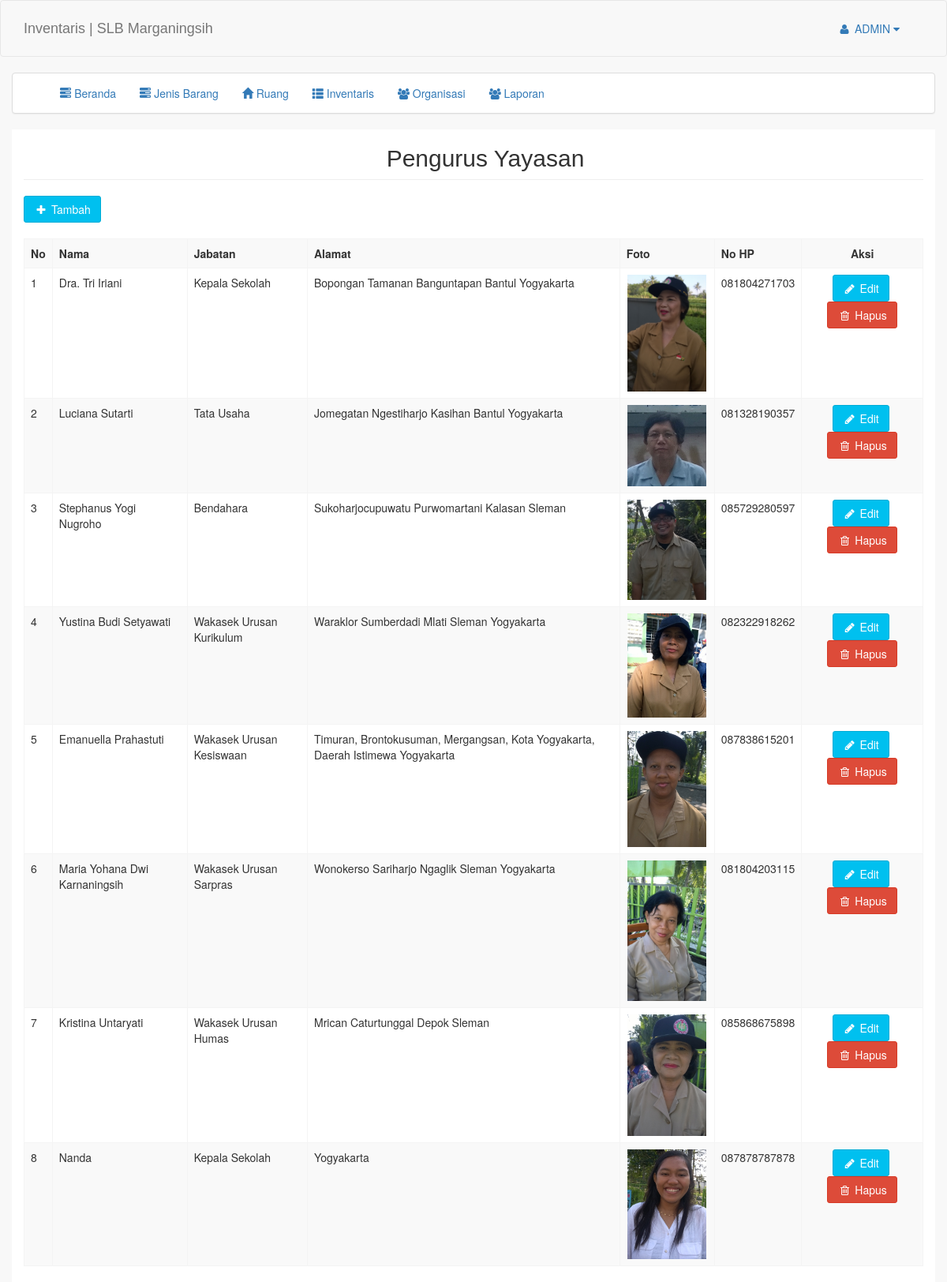
Screenshot of /index.php?pg=organisasi_yayasan (signed in) with the database file from the repository.
### tables this page shows
CREATE TABLE `tb_organisasi` (
  `id` int(11) NOT NULL,
  `nama` varchar(100) DEFAULT NULL,
  `jabatan` varchar(50) DEFAULT NULL,
  `struktural` varchar(50) DEFAULT NULL,
  `alamat` varchar(200) DEFAULT NULL,
  `pict` varchar(100) DEFAULT NULL,
  `no_hp` varchar(20) DEFAULT NULL,
  `aktif` int(11) NOT NULL DEFAULT '0'
);

### pages/organisasi/organisasi_yayasan.php (the view, shortened to what this page needs)
<div class="container text-center">
	<h2>Pengurus Yayasan</h2>
</div>
<?php
	include 'koneksi.php';
	$query = 'SELECT * FROM tb_organisasi';
	$q = mysqli_query($conn, $query);
?>
<div class="row">
	<?php if ($_SESSION['username']=="admin") {?>
	    <div class="container">
	        <hr style="margin-top: 0px; ">
	    </div>
	    <div class="container">
        	<div class="pull-left" style="padding-bottom: 20px"><a class="btn btn-info" href="?pg=organisasi_form"><i class="fa fa-plus fa-fw"></i> Tambah</a></div>
    	</div>
	    <div class="container">
	        <table class="table table-bordered table-responsive table-striped">
	          <tr>
	            <th>No</th>
	            <th>Nama</th>
	            <th>Jabatan</th>
	            <th>Alamat</th>
	            <th>Foto</th>
	            <th>No HP</th>
	            <th class="text-center">Aksi</th>
	          </tr>
	        <?php
	        while ($data=mysqli_fetch_assoc($q)){
	        $i++;?>
	          <tr>
	            <td><?=$i?></td>
	            <td><?=$data["nama"]?></td>
	            <td><?=$data["jabatan"]?></td>
	            <td><?=$data["alamat"]?></td>
	            <td style="width:120px" class="text-center"><img style="width:100px" src="<?="./images/anggota/".$data["pict"]?>" style=""></td>
	            <td><?=$data["no_hp"]?></td>
	            <td class="text-center"><a class="btn btn-info" href="?pg=organisasi_form&act=edit&id=<?=$data["id"]?>"><i class="fa fa-pencil fa-fw"></i> Edit</a><a class="btn btn-danger" href="?pg=organisasi_hapus&id=<?=$data["id"]?>"><i class="fa fa-trash-o fa-fw"></i> Hapus</a></td>
	          </tr>
	        <?php } ?>
	        </table>
	    </div>
</div>
	   <?php } ?>

### rows the page displays
tb_organisasi: nama "Dra. Tri Iriani", jabatan "Kepala Sekolah", alamat "Bopongan Tamanan Banguntapan Bantul Yogyakarta", pict (picture), no_hp "081804271703"
tb_organisasi: nama "Luciana Sutarti", jabatan "Tata Usaha", alamat "Jomegatan Ngestiharjo Kasihan Bantul Yogyakarta", pict (picture), no_hp "081328190357"
tb_organisasi: nama "Stephanus Yogi Nugroho", jabatan "Bendahara", alamat "Sukoharjocupuwatu Purwomartani Kalasan Sleman", pict (picture), no_hp "085729280597"
tb_organisasi: nama "Yustina Budi Setyawati", jabatan "Wakasek Urusan Kurikulum", alamat "Waraklor Sumberdadi Mlati Sleman Yogyakarta", pict (picture), no_hp "082322918262"
tb_organisasi: nama "Emanuella Prahastuti", jabatan "Wakasek Urusan Kesiswaan", alamat "Timuran, Brontokusuman, Mergangsan, Kota Yogyakarta, Daerah Istimewa Yogyakarta", pict (picture), no_hp "087838615201"
tb_organisasi: nama "Maria Yohana Dwi Karnaningsih", jabatan "Wakasek Urusan Sarpras", alamat "Wonokerso Sariharjo Ngaglik Sleman Yogyakarta", pict (picture), no_hp "081804203115"
tb_organisasi: nama "Kristina Untaryati", jabatan "Wakasek Urusan Humas", alamat "Mrican Caturtunggal Depok Sleman", pict (picture), no_hp "085868675898"
tb_organisasi: nama "Nanda", jabatan "Kepala Sekolah", alamat "Yogyakarta", pict (picture), no_hp "087878787878"

### other values shown
$_SESSION['username'] "ADMIN"
